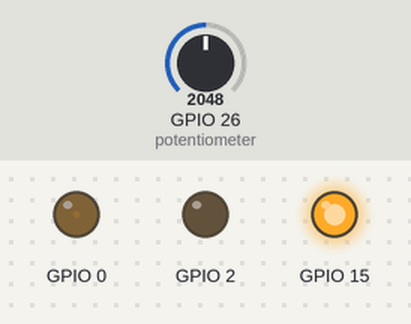
Simulated run of this sketch. Board: ESP32. Shown: output pins drawn as LEDs (lit = HIGH). The inputs (shaded band) are chosen by the test bench; at power-on: GPIO 26 (potentiometer) = 2048.

Above: at 1.2 s.
1.3 s: GPIO 26 (potentiometer) set to 2866
At 1.6 s:
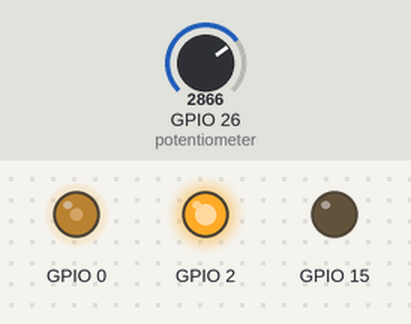
2.8 s: GPIO 26 (potentiometer) set to 3603
At 3.9 s:
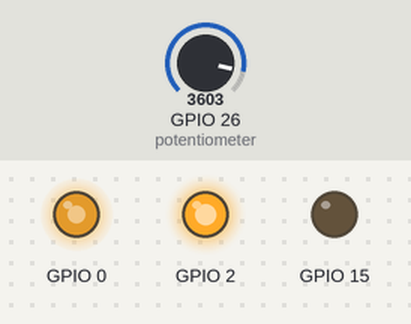
4.3 s: GPIO 26 (potentiometer) set to 4095
At 5.0 s:
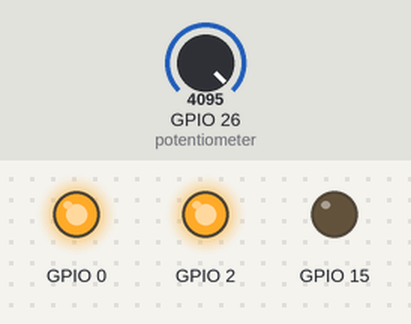
5.8 s: GPIO 26 (potentiometer) set to 1228
At 6.2 s:
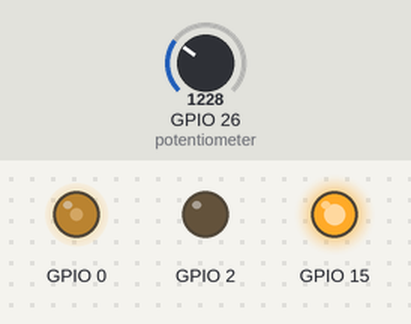
7.3 s: GPIO 26 (potentiometer) set to 491
At 8.5 s:
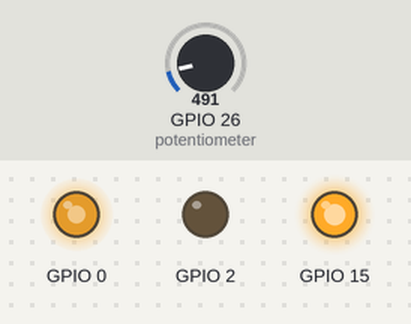
8.8 s: GPIO 26 (potentiometer) set to 2047
At 9.7 s:
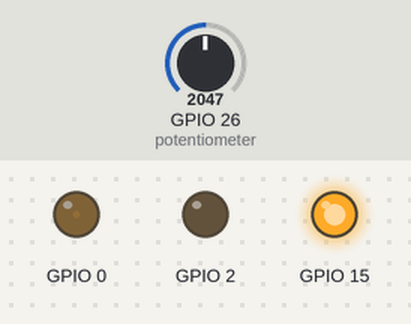
Timing chart, 0 to 11.3 s (numbered marks = the images above; inputs shaded):
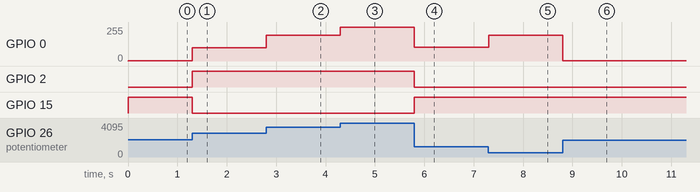

The sketch:

dc_motor_control_with_potentiometer.ino
```cpp
/*
DC motor control with potentiometer
please connect the buit-in motor driver in the following way:
Motor Driver Pin 9 -> JRC Board Pin 0
Motor Driver Pin 10 -> JRC Board Pin 2
Motor Driver Pin 15 -> JRC Board Pin 15
Motor Driver Pin 4/5/12/13 -> JRC Board Pin GND
Motor Driver Pin 16 -> JRC Board Pin 5V Supply
Motor Driver Pin 8 -> Battery Positive Terminal
Motor Driver Pin 4/5/12/13 -> Battery Negative Terminal
Motor Driver Pin 11 -> with one pin of the DC motor
Motor Driver Pin 14 -> with other pin of the DC motor
*/


void setup() {
  ledcSetup(0, 1000, 8);
  ledcAttachPin(0, 0);
  pinMode(2, OUTPUT);
  pinMode(15, OUTPUT);
}
void loop() {
  int p = analogRead(26);  //connect a potentiometer to pin 26
  p = map(p, 0, 4095, 0, 511);

  if (p == 256) {
    digitalWrite(15, 0);
    digitalWrite(2, 0);
  }

  else if (p < 256) {
    digitalWrite(15, 1);
    digitalWrite(2, 0);
    ledcWrite(0, 256 - p);
  }

  else if (p > 256) {
    digitalWrite(15, 0);
    digitalWrite(2, 1);
    ledcWrite(0, p - 256);
  }
}
```

Measured:
- after the input at 1.3 s, GPIO 0: 1/255 → 101/255 at once; GPIO 2: LOW → HIGH at once; GPIO 15: HIGH → LOW at once
- after the input at 2.8 s, GPIO 0: 101/255 → 192/255 at once
- after the input at 4.3 s, GPIO 0: 192/255 → 255/255 at once
- after the input at 5.8 s, GPIO 0: 255/255 → 103/255 at once; GPIO 2: HIGH → LOW at once; GPIO 15: LOW → HIGH at once
- after the input at 7.3 s, GPIO 0: 103/255 → 194/255 at once
- after the input at 8.8 s, GPIO 0: 194/255 → 1/255 at once
